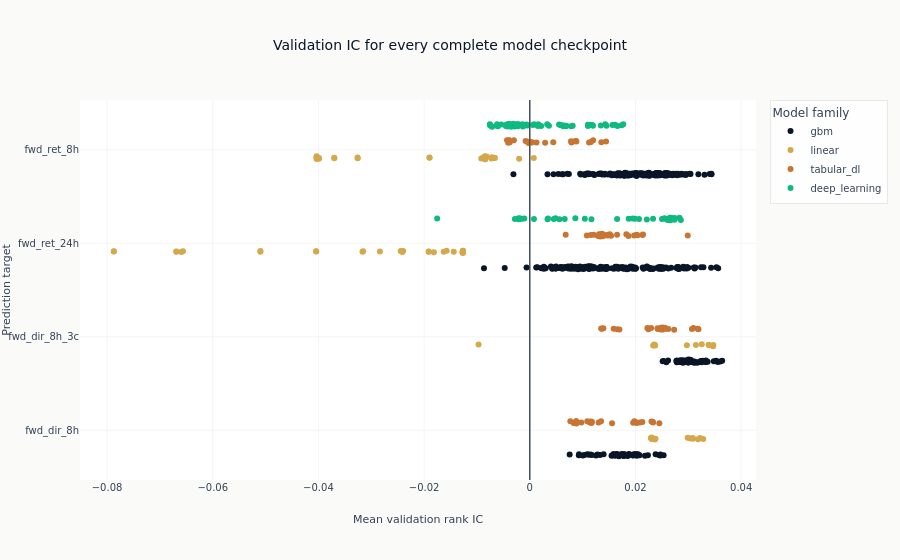

Notebook code cell kept with this figure:
### Markdown cell above
The distribution below retains every checkpoint. A family with more configured checkpoints is
therefore shown with more points rather than receiving extra weight in a collapsed ranking.

### Code cell
ic_points = catalog.filter(pl.col("ic_mean").is_not_null()).sort(
    "label", "family", "config_name", "checkpoint_value"
)
fig = px.strip(
    ic_points,
    x="ic_mean",
    y="label",
    color="family",
    hover_data=["config_name", "checkpoint_kind", "checkpoint_value"],
    title="Validation IC for every complete model checkpoint",
    labels={"ic_mean": "Mean validation rank IC", "label": "Prediction target"},
    color_discrete_sequence=ml4t_palette(5, categorical=True),
)
fig.add_vline(x=0, line_width=1, line_color=COLORS["neutral"])
fig.update_layout(legend_title_text="Model family")
show_plotly_with_alt(
    fig,
    "Horizontal strip plot with one point per complete model checkpoint, grouped by prediction "
    "target and colored by model family. A vertical zero line separates positive and negative "
    "validation rank correlations.",
)

### Figure 1 — Plotly figure (JSON) as saved in the notebook; plotly's stock layout.template omitted (floating-point values rounded to 4 significant figures; data arrays with more than 128 entries replaced by an {"elided": "..."} marker saying what was removed)
{"data": [{"alignmentgroup": "True", "boxpoints": "all", "customdata": {"elided": "400x3 mixed values"}, "fillcolor": "rgba(255,255,255,0)", "hoveron": "points", "hovertemplate": "family=gbm<br>Mean validation rank IC=%{x}<br>Prediction target=%{y}<br>config_name=%{customdata[0]}<br>checkpoint_kind=%{customdata[1]}<br>checkpoint_value=%{customdata[2]}<extra></extra>", "legendgroup": "gbm", "line": {"color": "rgba(255,255,255,0)"}, "marker": {"color": "#0a1628"}, "name": "gbm", "offsetgroup": "gbm", "orientation": "h", "pointpos": 0, "showlegend": true, "type": "box", "x": {"elided": "400 float values"}, "x0": " ", "xaxis": "x", "y": {"elided": "400 str values"}, "y0": " ", "yaxis": "y"}, {"alignmentgroup": "True", "boxpoints": "all", "customdata": {"elided": "81x3 str values"}, "fillcolor": "rgba(255,255,255,0)", "hoveron": "points", "hovertemplate": "family=linear<br>Mean validation rank IC=%{x}<br>Prediction target=%{y}<br>config_name=%{customdata[0]}<br>checkpoint_kind=%{customdata[1]}<br>checkpoint_value=%{customdata[2]}<extra></extra>", "legendgroup": "linear", "line": {"color": "rgba(255,255,255,0)"}, "marker": {"color": "#D4A84B"}, "name": "linear", "offsetgroup": "linear", "orientation": "h", "pointpos": 0, "showlegend": true, "type": "box", "x": [0.03283, 0.03183, 0.03037, 0.03088, 0.03084, 0.03222, 0.02988, 0.02366, 0.0238, 0.02303, 0.02291, 0.02309, -0.009695, 0.03254, 0.03144, 0.03474, 0.03395, 0.03382, 0.03468, 0.02973, 0.02373, 0.02354, 0.02352, 0.02364, 0.02335, -0.01914, -0.02397, -0.03166, -0.04041, -0.05097, -0.06564, -0.06689, -0.07873, -0.01912, -0.02414, -0.03154, -0.04045, -0.05099, -0.06594, -0.06689, -0.07873, -0.01264, -0.01264, -0.01264, -0.01267, -0.01268, -0.01277, -0.01438, -0.01629, -0.02443, -0.02837, -0.01816, -0.01574, -0.006698, -0.008762, -0.01897, -0.03258, -0.03699, -0.03991, -0.04034, -0.04034, -0.006599, -0.008654, -0.01899, -0.03259, -0.037, -0.03992, -0.04034, -0.04034, -0.008445, -0.008445, -0.008444, -0.008488, -0.0085, -0.008811, -0.00719, -0.00724, -0.008139, -0.009184, -0.002017, 0.000753], "x0": " ", "xaxis": "x", "y": ["fwd_dir_8h", "fwd_dir_8h", "fwd_dir_8h", "fwd_dir_8h", "fwd_dir_8h", "fwd_dir_8h", "fwd_dir_8h", "fwd_dir_8h", "fwd_dir_8h", "fwd_dir_8h", "fwd_dir_8h", "fwd_dir_8h", "fwd_dir_8h_3c", "fwd_dir_8h_3c", "fwd_dir_8h_3c", "fwd_dir_8h_3c", "fwd_dir_8h_3c", "fwd_dir_8h_3c", "fwd_dir_8h_3c", "fwd_dir_8h_3c", "fwd_dir_8h_3c", "fwd_dir_8h_3c", "fwd_dir_8h_3c", "fwd_dir_8h_3c", "fwd_dir_8h_3c", "fwd_ret_24h", "fwd_ret_24h", "fwd_ret_24h", "fwd_ret_24h", "fwd_ret_24h", "fwd_ret_24h", "fwd_ret_24h", "fwd_ret_24h", "fwd_ret_24h", "fwd_ret_24h", "fwd_ret_24h", "fwd_ret_24h", "fwd_ret_24h", "fwd_ret_24h", "fwd_ret_24h", "fwd_ret_24h", "fwd_ret_24h", "fwd_ret_24h", "fwd_ret_24h", "fwd_ret_24h", "fwd_ret_24h", "fwd_ret_24h", "fwd_ret_24h", "fwd_ret_24h", "fwd_ret_24h", "fwd_ret_24h", "fwd_ret_24h", "fwd_ret_24h", "fwd_ret_8h", "fwd_ret_8h", "fwd_ret_8h", "fwd_ret_8h", "fwd_ret_8h", "fwd_ret_8h", "fwd_ret_8h", "fwd_ret_8h", "fwd_ret_8h", "fwd_ret_8h", "fwd_ret_8h", "fwd_ret_8h", "fwd_ret_8h", "fwd_ret_8h", "fwd_ret_8h", "fwd_ret_8h", "fwd_ret_8h", "fwd_ret_8h", "fwd_ret_8h", "fwd_ret_8h", "fwd_ret_8h", "fwd_ret_8h", "fwd_ret_8h", "fwd_ret_8h", "fwd_ret_8h", "fwd_ret_8h", "fwd_ret_8h", "fwd_ret_8h"], "y0": " ", "yaxis": "y"}, {"alignmentgroup": "True", "boxpoints": "all", "customdata": {"elided": "96x3 mixed values"}, "fillcolor": "rgba(255,255,255,0)", "hoveron": "points", "hovertemplate": "family=tabular_dl<br>Mean validation rank IC=%{x}<br>Prediction target=%{y}<br>config_name=%{customdata[0]}<br>checkpoint_kind=%{customdata[1]}<br>checkpoint_value=%{customdata[2]}<extra></extra>", "legendgroup": "tabular_dl", "line": {"color": "rgba(255,255,255,0)"}, "marker": {"color": "#C87533"}, "name": "tabular_dl", "offsetgroup": "tabular_dl", "orientation": "h", "pointpos": 0, "showlegend": true, "type": "box", "x": [0.01956, 0.01348, 0.00767, 0.008295, 0.01088, 0.009749, 0.008774, 0.00883, 0.02025, 0.01557, 0.01156, 0.01303, 0.01168, 0.01176, 0.0115, 0.01132, 0.02328, 0.02452, 0.02333, 0.02303, 0.02131, 0.02083, 0.02014, 0.01978, 0.03192, 0.02559, 0.01696, 0.01655, 0.01588, 0.01392, 0.01364, 0.0135, 0.03097, 0.03177, 0.02417, 0.02621, 0.0242, 0.02245, 0.02296, 0.02226, 0.03068, 0.02731, 0.02482, 0.02568, 0.0248, 0.02504, 0.02517, 0.02513, 0.01867, 0.02989, 0.02143, 0.02133, 0.01974, 0.01513, 0.01383, 0.01475, 0.01827, 0.01289, 0.01325, 0.01538, 0.01652, 0.01467, 0.01369, 0.01334, 0.00679, 0.02039, 0.02021, 0.01442, 0.01311, 0.01154, 0.01208, 0.0108, 0.01199, 0.008738, -0.004311, 0.0004436, -0.0004079, 0.002905, 0.0003062, -0.0002628, 0.01122, 0.001267, -5.584e-05, -0.0007855, -0.003767, -0.003009, -0.004087, -0.003951, 0.00444, 0.01443, 0.01355, 0.01157, 0.007887, 0.008811, 0.008526, 0.007798], "x0": " ", "xaxis": "x", "y": ["fwd_dir_8h", "fwd_dir_8h", "fwd_dir_8h", "fwd_dir_8h", "fwd_dir_8h", "fwd_dir_8h", "fwd_dir_8h", "fwd_dir_8h", "fwd_dir_8h", "fwd_dir_8h", "fwd_dir_8h", "fwd_dir_8h", "fwd_dir_8h", "fwd_dir_8h", "fwd_dir_8h", "fwd_dir_8h", "fwd_dir_8h", "fwd_dir_8h", "fwd_dir_8h", "fwd_dir_8h", "fwd_dir_8h", "fwd_dir_8h", "fwd_dir_8h", "fwd_dir_8h", "fwd_dir_8h_3c", "fwd_dir_8h_3c", "fwd_dir_8h_3c", "fwd_dir_8h_3c", "fwd_dir_8h_3c", "fwd_dir_8h_3c", "fwd_dir_8h_3c", "fwd_dir_8h_3c", "fwd_dir_8h_3c", "fwd_dir_8h_3c", "fwd_dir_8h_3c", "fwd_dir_8h_3c", "fwd_dir_8h_3c", "fwd_dir_8h_3c", "fwd_dir_8h_3c", "fwd_dir_8h_3c", "fwd_dir_8h_3c", "fwd_dir_8h_3c", "fwd_dir_8h_3c", "fwd_dir_8h_3c", "fwd_dir_8h_3c", "fwd_dir_8h_3c", "fwd_dir_8h_3c", "fwd_dir_8h_3c", "fwd_ret_24h", "fwd_ret_24h", "fwd_ret_24h", "fwd_ret_24h", "fwd_ret_24h", "fwd_ret_24h", "fwd_ret_24h", "fwd_ret_24h", "fwd_ret_24h", "fwd_ret_24h", "fwd_ret_24h", "fwd_ret_24h", "fwd_ret_24h", "fwd_ret_24h", "fwd_ret_24h", "fwd_ret_24h", "fwd_ret_24h", "fwd_ret_24h", "fwd_ret_24h", "fwd_ret_24h", "fwd_ret_24h", "fwd_ret_24h", "fwd_ret_24h", "fwd_ret_24h", "fwd_ret_8h", "fwd_ret_8h", "fwd_ret_8h", "fwd_ret_8h", "fwd_ret_8h", "fwd_ret_8h", "fwd_ret_8h", "fwd_ret_8h", "fwd_ret_8h", "fwd_ret_8h", "fwd_ret_8h", "fwd_ret_8h", "fwd_ret_8h", "fwd_ret_8h", "fwd_ret_8h", "fwd_ret_8h", "fwd_ret_8h", "fwd_ret_8h", "fwd_ret_8h", "fwd_ret_8h", "fwd_ret_8h", "fwd_ret_8h", "fwd_ret_8h", "fwd_ret_8h"], "y0": " ", "yaxis": "y"}, {"alignmentgroup": "True", "boxpoints": "all", "customdata": {"elided": "100x3 mixed values"}, "fillcolor": "rgba(255,255,255,0)", "hoveron": "points", "hovertemplate": "family=deep_learning<br>Mean validation rank IC=%{x}<br>Prediction target=%{y}<br>config_name=%{customdata[0]}<br>checkpoint_kind=%{customdata[1]}<br>checkpoint_value=%{customdata[2]}<extra></extra>", "legendgroup": "deep_learning", "line": {"color": "rgba(255,255,255,0)"}, "marker": {"color": "#10b981"}, "name": "deep_learning", "offsetgroup": "deep_learning", "orientation": "h", "pointpos": 0, "showlegend": true, "type": "box", "x": [-0.01753, 0.01872, 0.01166, 0.02215, 0.01947, 0.02568, 0.02332, 0.02067, 0.02503, 0.02546, 0.02701, 0.02612, 0.02693, 0.02742, 0.0274, 0.02859, 0.02605, 0.02651, 0.02655, 0.0266, 0.01991, 0.02738, 0.02832, 0.01653, 0.008621, 0.005591, 0.01042, 0.006605, 0.004549, 0.003447, 0.00485, 0.00336, -0.001508, 0.0007855, -0.001842, -0.001041, -0.002091, -0.002817, -0.002103, -0.001939, -0.00291, 0.01615, 0.01564, 0.01196, 0.011, 0.007823, 0.01428, 0.01181, 0.01738, 0.01452, 0.01144, 0.01345, 0.01101, 0.008115, 0.006345, 0.006466, 0.006915, 0.005897, 0.005537, 0.005874, 0.01135, 0.01768, 0.01658, 0.006874, 0.001515, 0.003286, 0.003626, 0.0008203, -0.000469, 0.0005832, -0.001209, -0.001383, -0.003506, -0.0006329, -0.003166, -0.002015, -0.002434, -0.002581, -0.002359, -0.002674, 0.006788, 0.001609, 0.002157, -0.007533, -0.007141, -0.004381, -0.003746, -0.005386, -0.004452, -0.00421, -0.004549, -0.006232, -0.006179, -0.00132, -0.002267, -0.007554, -0.006085, -0.003969, -0.006029, -0.007367], "x0": " ", "xaxis": "x", "y": ["fwd_ret_24h", "fwd_ret_24h", "fwd_ret_24h", "fwd_ret_24h", "fwd_ret_24h", "fwd_ret_24h", "fwd_ret_24h", "fwd_ret_24h", "fwd_ret_24h", "fwd_ret_24h", "fwd_ret_24h", "fwd_ret_24h", "fwd_ret_24h", "fwd_ret_24h", "fwd_ret_24h", "fwd_ret_24h", "fwd_ret_24h", "fwd_ret_24h", "fwd_ret_24h", "fwd_ret_24h", "fwd_ret_24h", "fwd_ret_24h", "fwd_ret_24h", "fwd_ret_24h", "fwd_ret_24h", "fwd_ret_24h", "fwd_ret_24h", "fwd_ret_24h", "fwd_ret_24h", "fwd_ret_24h", "fwd_ret_24h", "fwd_ret_24h", "fwd_ret_24h", "fwd_ret_24h", "fwd_ret_24h", "fwd_ret_24h", "fwd_ret_24h", "fwd_ret_24h", "fwd_ret_24h", "fwd_ret_24h", "fwd_ret_8h", "fwd_ret_8h", "fwd_ret_8h", "fwd_ret_8h", "fwd_ret_8h", "fwd_ret_8h", "fwd_ret_8h", "fwd_ret_8h", "fwd_ret_8h", "fwd_ret_8h", "fwd_ret_8h", "fwd_ret_8h", "fwd_ret_8h", "fwd_ret_8h", "fwd_ret_8h", "fwd_ret_8h", "fwd_ret_8h", "fwd_ret_8h", "fwd_ret_8h", "fwd_ret_8h", "fwd_ret_8h", "fwd_ret_8h", "fwd_ret_8h", "fwd_ret_8h", "fwd_ret_8h", "fwd_ret_8h", "fwd_ret_8h", "fwd_ret_8h", "fwd_ret_8h", "fwd_ret_8h", "fwd_ret_8h", "fwd_ret_8h", "fwd_ret_8h", "fwd_ret_8h", "fwd_ret_8h", "fwd_ret_8h", "fwd_ret_8h", "fwd_ret_8h", "fwd_ret_8h", "fwd_ret_8h", "fwd_ret_8h", "fwd_ret_8h", "fwd_ret_8h", "fwd_ret_8h", "fwd_ret_8h", "fwd_ret_8h", "fwd_ret_8h", "fwd_ret_8h", "fwd_ret_8h", "fwd_ret_8h", "fwd_ret_8h", "fwd_ret_8h", "fwd_ret_8h", "fwd_ret_8h", "fwd_ret_8h", "fwd_ret_8h", "fwd_ret_8h", "fwd_ret_8h", "fwd_ret_8h", "fwd_ret_8h"], "y0": " ", "yaxis": "y"}], "layout": {"boxmode": "group", "legend": {"title": {"text": "Model family"}, "tracegroupgap": 0}, "shapes": [{"line": {"color": "#334155", "width": 1}, "type": "line", "x0": 0, "x1": 0, "xref": "x", "y0": 0, "y1": 1, "yref": "y domain"}], "title": {"text": "Validation IC for every complete model checkpoint"}, "xaxis": {"anchor": "y", "domain": [0.0, 1.0], "title": {"text": "Mean validation rank IC"}}, "yaxis": {"anchor": "x", "domain": [0.0, 1.0], "title": {"text": "Prediction target"}}}}
